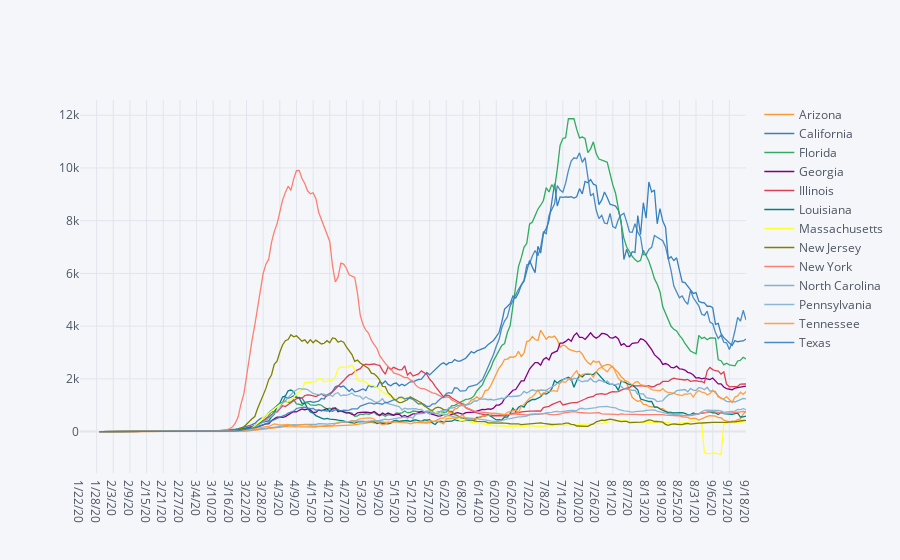

Here is the notebook cell this chart was saved with:
### Code cell
#daily incident cases of Largest states
big_states.T.diff().rolling(7).mean().iplot()

### Figure 1 — Plotly figure (JSON) as saved in the notebook; plotly's stock layout.template omitted (floating-point values rounded to 4 significant figures; data arrays with more than 128 entries replaced by an {"elided": "..."} marker saying what was removed)
{"data": [{"line": {"color": "rgba(255, 153, 51, 1.0)", "dash": "solid", "shape": "linear", "width": 1.3}, "mode": "lines", "name": "Arizona", "text": "", "type": "scatter", "x": {"elided": "241 str values"}, "y": {"elided": "241 mixed values"}}, {"line": {"color": "rgba(55, 128, 191, 1.0)", "dash": "solid", "shape": "linear", "width": 1.3}, "mode": "lines", "name": "California", "text": "", "type": "scatter", "x": {"elided": "241 str values"}, "y": {"elided": "241 mixed values"}}, {"line": {"color": "rgba(50, 171, 96, 1.0)", "dash": "solid", "shape": "linear", "width": 1.3}, "mode": "lines", "name": "Florida", "text": "", "type": "scatter", "x": {"elided": "241 str values"}, "y": {"elided": "241 mixed values"}}, {"line": {"color": "rgba(128, 0, 128, 1.0)", "dash": "solid", "shape": "linear", "width": 1.3}, "mode": "lines", "name": "Georgia", "text": "", "type": "scatter", "x": {"elided": "241 str values"}, "y": {"elided": "241 mixed values"}}, {"line": {"color": "rgba(219, 64, 82, 1.0)", "dash": "solid", "shape": "linear", "width": 1.3}, "mode": "lines", "name": "Illinois", "text": "", "type": "scatter", "x": {"elided": "241 str values"}, "y": {"elided": "241 mixed values"}}, {"line": {"color": "rgba(0, 128, 128, 1.0)", "dash": "solid", "shape": "linear", "width": 1.3}, "mode": "lines", "name": "Louisiana", "text": "", "type": "scatter", "x": {"elided": "241 str values"}, "y": {"elided": "241 mixed values"}}, {"line": {"color": "rgba(255, 255, 51, 1.0)", "dash": "solid", "shape": "linear", "width": 1.3}, "mode": "lines", "name": "Massachusetts", "text": "", "type": "scatter", "x": {"elided": "241 str values"}, "y": {"elided": "241 mixed values"}}, {"line": {"color": "rgba(128, 128, 0, 1.0)", "dash": "solid", "shape": "linear", "width": 1.3}, "mode": "lines", "name": "New Jersey", "text": "", "type": "scatter", "x": {"elided": "241 str values"}, "y": {"elided": "241 mixed values"}}, {"line": {"color": "rgba(251, 128, 114, 1.0)", "dash": "solid", "shape": "linear", "width": 1.3}, "mode": "lines", "name": "New York", "text": "", "type": "scatter", "x": {"elided": "241 str values"}, "y": {"elided": "241 mixed values"}}, {"line": {"color": "rgba(128, 177, 211, 1.0)", "dash": "solid", "shape": "linear", "width": 1.3}, "mode": "lines", "name": "North Carolina", "text": "", "type": "scatter", "x": {"elided": "241 str values"}, "y": {"elided": "241 mixed values"}}, {"line": {"color": "rgba(128, 177, 211, 0.8999999999999999)", "dash": "solid", "shape": "linear", "width": 1.3}, "mode": "lines", "name": "Pennsylvania", "text": "", "type": "scatter", "x": {"elided": "241 str values"}, "y": {"elided": "241 mixed values"}}, {"line": {"color": "rgba(255, 153, 51, 0.8999999999999999)", "dash": "solid", "shape": "linear", "width": 1.3}, "mode": "lines", "name": "Tennessee", "text": "", "type": "scatter", "x": {"elided": "241 str values"}, "y": {"elided": "241 mixed values"}}, {"line": {"color": "rgba(55, 128, 191, 0.8999999999999999)", "dash": "solid", "shape": "linear", "width": 1.3}, "mode": "lines", "name": "Texas", "text": "", "type": "scatter", "x": {"elided": "241 str values"}, "y": {"elided": "241 mixed values"}}], "layout": {"legend": {"bgcolor": "#F5F6F9", "font": {"color": "#4D5663"}}, "paper_bgcolor": "#F5F6F9", "plot_bgcolor": "#F5F6F9", "title": {"font": {"color": "#4D5663"}}, "xaxis": {"gridcolor": "#E1E5ED", "showgrid": true, "tickfont": {"color": "#4D5663"}, "title": {"font": {"color": "#4D5663"}, "text": ""}, "zerolinecolor": "#E1E5ED"}, "yaxis": {"gridcolor": "#E1E5ED", "showgrid": true, "tickfont": {"color": "#4D5663"}, "title": {"font": {"color": "#4D5663"}, "text": ""}, "zerolinecolor": "#E1E5ED"}}}
